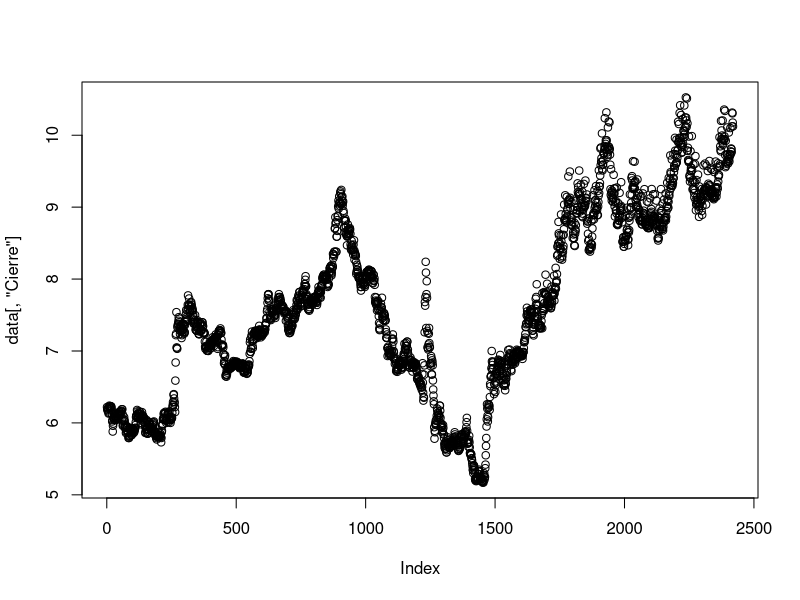
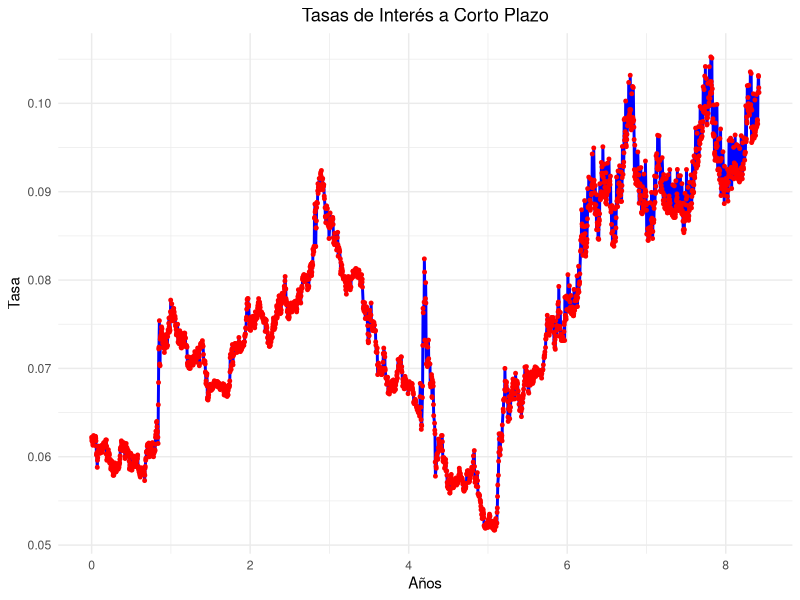
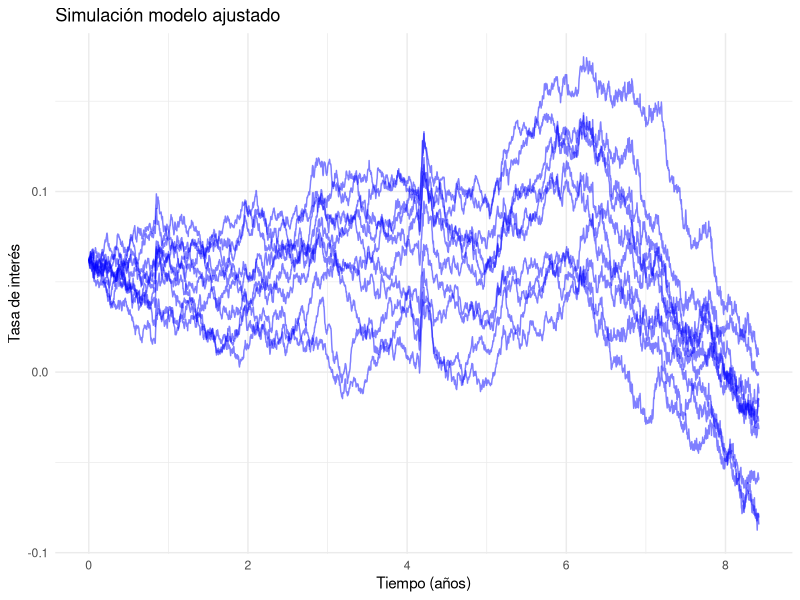
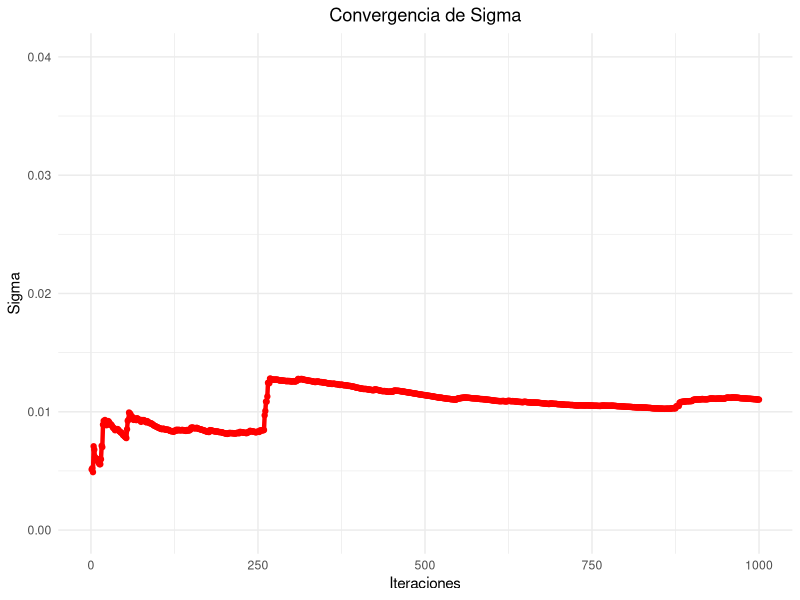

Write the R code that produced these figures, in order.
library(dplyr)
library(ggplot2)

# Cargar datos desde un archivo CSV
data <- read.csv("BASE.csv")

# Eliminar filas con valores NA
data <- na.omit(data)

# Seleccionar las columnas relevantes
data <- data[, c("Fecha", "Cierre")]

# Invertir el orden de las filas
data <- data[rev(1:nrow(data)), ]

# Ver la estructura de los datos
str(data)

# Graficar la columna "Cierre"
plot(data[, "Cierre"])

# Fecha base para la conversión de fechas
fecha_base <- as.Date("07.01.2016", format = "%d.%m.%Y")

# Función para convertir la fecha a años desde la fecha base
convertir_fecha <- function(fecha) {
  # Convertir la fecha a objeto Date
  fecha_date <- as.Date(fecha, format = "%d.%m.%Y")
  
  # Calcular la diferencia en meses desde la fecha base
  months_since_base <- as.numeric(difftime(fecha_date, fecha_base, units = "weeks")) / 4.345
  
  # Convertir la diferencia en meses a años
  years_since_base <- months_since_base / 12
  
  return(years_since_base)
}

# Aplicar la función para convertir fechas a años desde la fecha base
data$Años_desde_base <- sapply(data$Fecha, convertir_fecha)

# Agregar una columna con los índices de tiempo
data <- data %>% mutate(indice = sapply(Fecha, convertir_fecha))

# Extraer los años y tasas de interés
years <- data$Años_desde_base
rates <- data[, "Cierre"]/100

# Crear un dataframe con los años y tasas
data <- data.frame(Year = years, Rate = rates)

# Graficar las tasas de interés a corto plazo
ggplot(data, aes(x = Year, y = Rate)) +
  geom_line(color = "blue", size = 1) +         
  geom_point(color = "red", size = 1) +         
  labs(title = "Tasas de Interés a Corto Plazo", 
       x = "Años",                             
       y = "Tasa") +                     
  theme_minimal() +                          
  theme(plot.title = element_text(hjust = 0.5)) 

# Función para interpolar theta
THETA <- function(t, tiempos, theta){  
  # Calcular el intervalo de tiempo en el que se encuentra t
  indice_inferior <- findInterval(t, tiempos)
  
  # Si t no está dentro del intervalo donde theta está definida, retornar 0
  if (indice_inferior == length(tiempos) || indice_inferior == 0) {
    return(0)
  }
  
  indice_superior <- indice_inferior + 1
  
  # Interpolar el valor de theta
  valor <- theta[indice_inferior] + (t - tiempos[indice_inferior]) * (theta[indice_superior] - theta[indice_inferior]) / (tiempos[indice_superior] - tiempos[indice_inferior])
  
  return(valor)
}

# Función para estimar theta y sigma en un modelo continuo completo
estimarContinuoCompleto <- function(tasas, tiempos){
  # Función interna para calcular las tasas forward con el modelo de Ho-Lee
  calculate_ho_lee_forward_rates <- function(spot_rates) {
    n <- length(spot_rates)
    forward_rates <- numeric(n - 1)
    
    for (i in 1:(n - 1)) {
      forward_rate <- ((1 + spot_rates[i + 1])^(i + 1) / (1 + spot_rates[1])^(1))^(1/i) - 1
      forward_rates[i] <- forward_rate
    }
    
    return(forward_rates)
  }
  
  # Calcular las tasas forward
  f <- calculate_ho_lee_forward_rates(tasas)
  
  # Calcular las diferencias de las tasas
  differences <- diff(tasas)
  # Sumar las diferencias al cuadrado
  sum_squared_differences <- sum(differences^2)
  # Calcular sigma usando la variación total
  sigma <- sqrt(sum_squared_differences / tiempos[length(tiempos)])
  # Calcular la derivada de la tasa forward
  df <- diff(tasas) / (tiempos[3] - tiempos[2])
  # Construir theta con los valores de las derivadas de la tasa forward
  theta <- df + (sigma^2) * (tiempos[-c(1)]^2) / 2
  
  return(list(theta, sigma))
}

# Estimar theta y sigma para los datos
estimacion <- estimarContinuoCompleto(rates, years)
theta_gorro <- unname(estimacion[[1]])
sigma_gorro <- unname(estimacion[[2]])
print(sigma_gorro)

# Función para simular trayectorias usando el modelo de Euler
SIMULAR <- function(r0, sigma_gorro, theta_gorro, tiempos, n, trayectorias){
  T <- tiempos[length(tiempos)]
  dt <- T / n
  
  r <- matrix(0, nrow = trayectorias, ncol = n + 1)
  r[, 1] <- r0
  
  for (j in 1:trayectorias) {
    for (i in 1:n) {
      dr <- THETA(i * dt, tiempos, theta_gorro)[1] * dt + sigma_gorro * sqrt(dt) * rnorm(1)
      r[j, i + 1] <- r[j, i] + dr
    }
  }
  
  # Crear dataframe con las trayectorias simuladas
  time <- seq(0, T, length.out = n + 1)
  df <- data.frame(time = rep(time, trayectorias), r = c(t(r)))
  
  # Graficar las trayectorias
  ggplot(df, aes(x = time, y = r, group = factor(rep(1:trayectorias, each = n + 1)))) +
    geom_line(color = 'blue', alpha = 0.5) +
    labs(x = "Tiempo (años)", y = "Tasa de interés", title = "Simulación modelo ajustado") +
    theme_minimal()
}

# Función para interpolar theta
THETA <- function(t, tiempos, theta){  
  indice_inferior <- findInterval(t, tiempos) # Calculamos el intervalo de tiempo en el que esta t
  
  if (indice_inferior == length(tiempos) || indice_inferior==0) {
    return(0)  # Si no está dentro del intervalo donde theta está definida, la hacemos 0
  }
  
  indice_superior <- indice_inferior + 1
  
  # Calculamos el valor de theta interpolando entre el valor posterior y el valor anterior
  valor <- theta[indice_inferior] + (t - tiempos[indice_inferior]) * (theta[indice_superior] - theta[indice_inferior]) / (tiempos[indice_superior] - tiempos[indice_inferior])
  
  return(valor)
}


# Establecer la semilla para la reproducibilidad
set.seed(123)

# Ejecutar la simulación con el modelo ajustado
SIMULAR(rates[1], sigma_gorro, theta_gorro, years, length(rates), 10)

# Iterar para estimar sigma en cada iteración
sigmas <- numeric(1000)

for (i in 1:1000) {
  subset <- head(data, i + 5)
  sigmas[i] <- estimarContinuoCompleto(subset$Rate, subset$Year)[[2]]
}

# Crear un dataframe con los resultados
sigmas <- data.frame(Iteraciones = 1:length(sigmas), Sigma = sigmas)

# Crear el gráfico de convergencia de sigma
ggplot(sigmas, aes(x = Iteraciones, y = Sigma)) +
  geom_line(color = "red", size = 1.5) + 
  geom_point(color = "red", size = 1.5) + 
  ggtitle("Convergencia de Sigma") +
  xlab("Iteraciones") +
  ylab("Sigma") +
  scale_y_continuous(limits = c(0, 0.04)) + 
  theme_minimal() +
  theme(plot.title = element_text(hjust = 0.5))

# Calcular y mostrar los cuantiles al 2.5% y al 97.5%
cuantiles <- print(quantile(sigmas$Sigma, probs = c(0.025, 0.975)))
print(paste("El cuantil al 2.5% es:", cuantiles[1]))
print(paste("El cuantil al 97.5% es:", cuantiles[2]))

